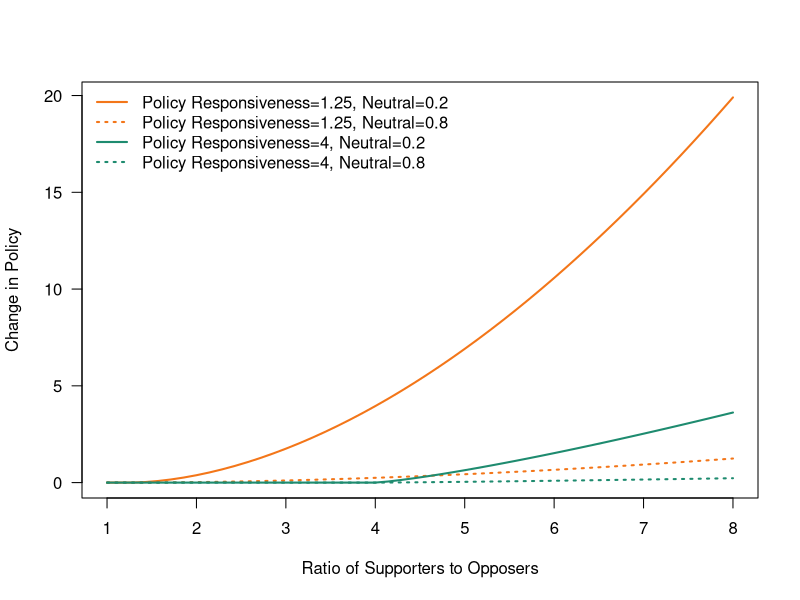
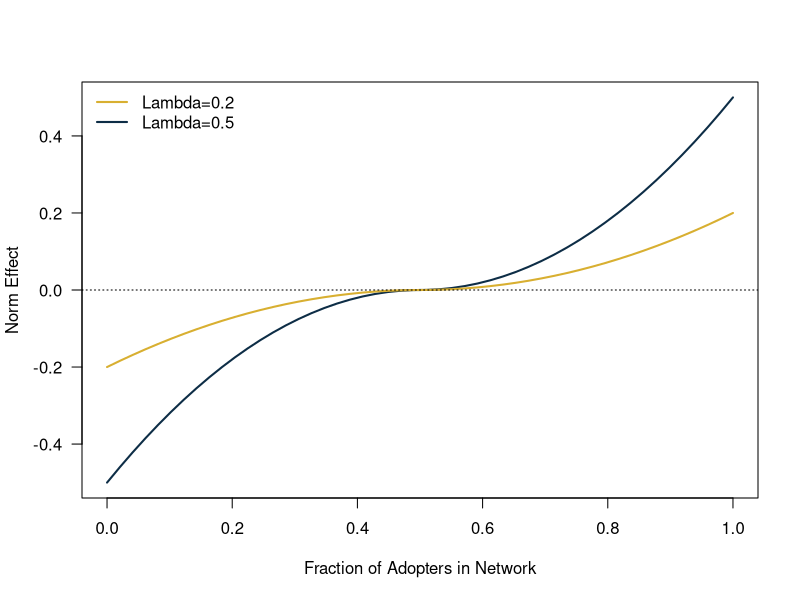
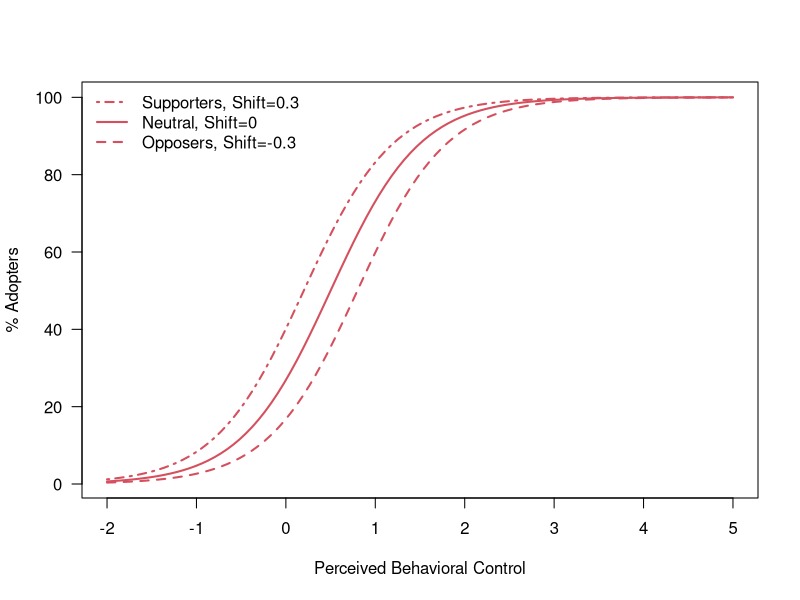
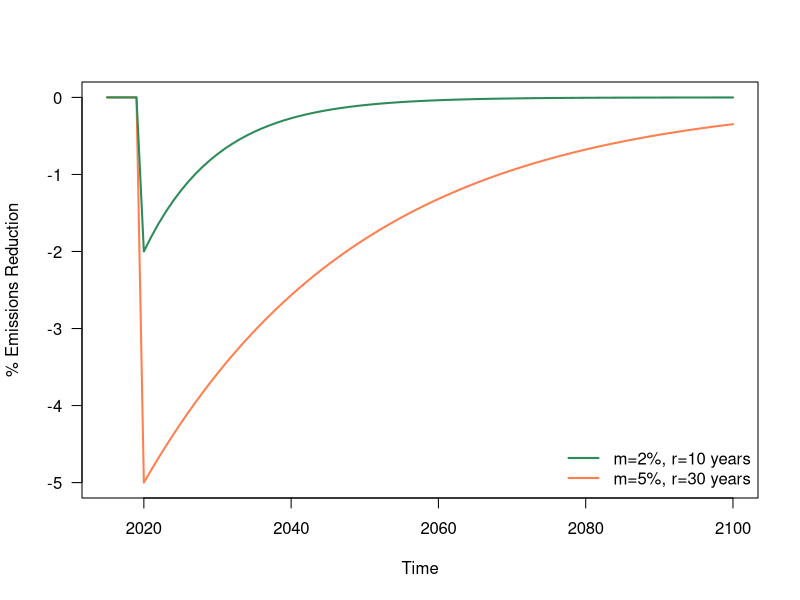

These figures' R source, in order:
## ---- chunk 1
knitr::opts_chunk$set(echo =FALSE,fig.width=10, fig.height = 6)
library(DiagrammeR)
## ---- chunk 2
DiagrammeR::grViz("digraph rmarkdown{
graph [overlap = false, fontsize = 18, layout=circo]
node [shape = oval,
        fontname = Helvetica]
  Opinion; Adoption; Policy; Emissions; Climate; Cognition

Opinion->{Adoption Policy} Policy->{Adoption Opinion}
Adoption->{Emissions Opinion} Policy->Emissions Emissions->Climate
Climate->Cognition Cognition->Opinion

}
")
## ---- chunk 3
nu=c(1.25,4)
Nt=c(0.2,0.8)
SoverO=seq(1,8,length.out=50)
policychangefunc=function(maj,nuparam,neutral){
  return(ifelse(maj<nu,0,(1-neutral)^2*(maj-nu)^(1+1/nu)))
}
y1=sapply(SoverO,function(x) policychangefunc(x,nu,Nt[1]))
y2=sapply(SoverO,function(x) policychangefunc(x,nu,Nt[2]))

plot(SoverO,y1[1,],type="l",lwd=2,las=1,xlab="Ratio of Supporters to Opposers",ylab="Change in Policy",col="#f37619")
lines(SoverO,y2[1,],lwd=2,lty=3,col="#f37619")
lines(SoverO,y2[2,],lwd=2,lty=3,col="#1e8b6f")
lines(SoverO,y1[2,],lwd=2,lty=1,col="#1e8b6f")

legend("topleft",legend=c("Policy Responsiveness=1.25, Neutral=0.2","Policy Responsiveness=1.25, Neutral=0.8","Policy Responsiveness=4, Neutral=0.2","Policy Responsiveness=4, Neutral=0.8"),lty=c(1,3,1,3),col=c("#f37619","#f37619","#1e8b6f","#1e8b6f"),lwd=2,bty="n")


## ---- chunk 4
lambda=c(0.2,0.5)
frac=seq(0,1,length.out=50)
normfunction=function(fraction, lam){
  if(fraction>0.5) norm=lam*(1-4*fraction+4*fraction^2)
  if(fraction<=0.5) norm=lam*(-1+4*fraction-4*fraction^2) 
  return(norm)
}
y=sapply(frac,function(x) normfunction(x,lambda))
plot(frac,y[2,],type="l",lwd=2,col="#0d2d46",las=1,xlab="Fraction of Adopters in Network",ylab="Norm Effect",xlim=c(0,1))
lines(frac,y[1,],lwd=2,col="#d8af31")
abline(h=0,lty=3)
legend("topleft",legend=c("Lambda=0.2","Lambda=0.5"),lwd=2,col=c("#d8af31","#0d2d46"),bty="n")

## ---- chunk 5
shift=c(-0.3,0,0.3)
pbcmid=0.5
pbcsteep=2
pbc=seq(-2,5,length.out=100)
adoptionfunc=function(pbcval,shifter,pmid=pbcmid,psteep=pbcsteep){
  return(1/(1+exp(-psteep*(pbcval-(pmid-shifter)))))
}
y=sapply(pbc,function(x) adoptionfunc(x, shift))
plot(pbc,y[1,]*100,type="l",lwd=2,las=1,xlab="Perceived Behavioral Control",ylab="% Adopters",lty=2,col="#d5505e")
lines(pbc,y[2,]*100,lwd=2,col="#d5505e")
lines(pbc,y[3,]*100,lwd=2,col="#d5505e",lty=4)
legend("topleft",legend=c("Supporters, Shift=0.3","Neutral, Shift=0","Opposers, Shift=-0.3"),lwd=2,lty=c(4,1,2),col="#d5505e",bty="n")

## ---- chunk 6
m=c(0.02,0.05)
r=c(10,30)
time=seq(2020,2100,by=1)
mitigation=function(time,mt,rt){
  return(mt*exp(-(time-2020)/r))
}
y=sapply(time,function(x) mitigation(x,m,r))
time=c(2015,2016,2017,2018,2019,time)
y=cbind(matrix(rep(0,10),ncol=5),y)
plot(time,-100*y[2,],type="l",lwd=2,col="coral",xlab="Time",ylab="% Emissions Reduction",las=1)
lines(time,-100*y[1,],lwd=2,col="seagreen")
legend("bottomright",bty="n",legend=c("m=2%, r=10 years","m=5%, r=30 years"),lwd=2,col=c("seagreen","coral"))
